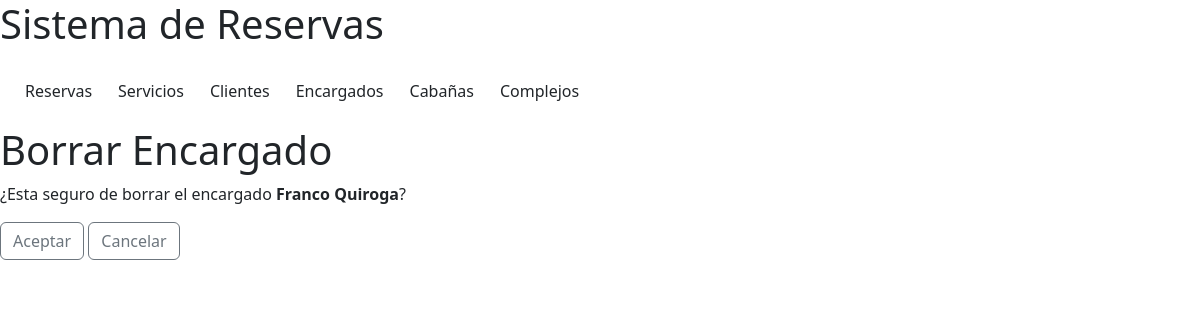
Page /encargados/encargadoBorrar/1/ on the earlier database version.
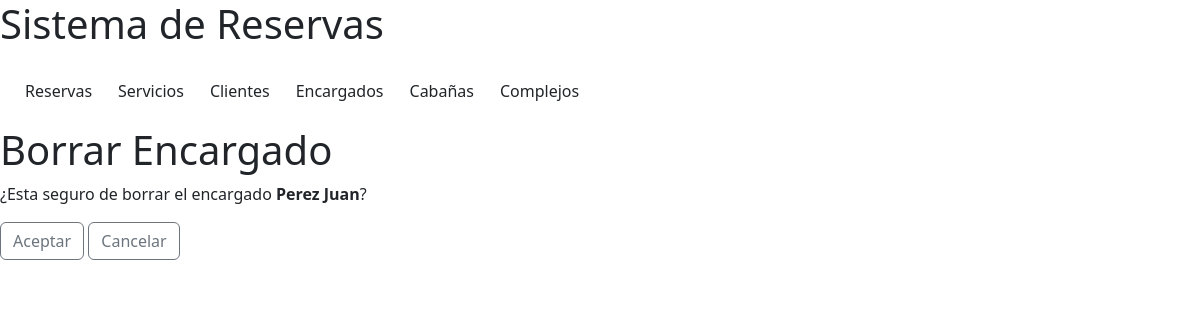
Same page on the later database version.
### reservas/models.py (models this page shows, shortened)
class Encargado(models.Model):
    dni = models.IntegerField()
    apellido_nombre = models.CharField(max_length=100)
    telefono = models.CharField(max_length=30)
    email = models.CharField(max_length=50, default="user@gmail.com")

### reservas/views.py (the view)
# urls.py: path('encargados/encargadoBorrar/<int:pk>/', views.borrar_encargado.as_view(), name='borrar_encargado'),
class borrar_encargado(DeleteView):
    model = Encargado
    template_name = 'conf_borrar_encargado.html'
    success_url = reverse_lazy('lista_encargados')

### reservas/templates/conf_borrar_encargado.html (shortened to what this page needs)
{% include 'navbar.html' %}
{% load static %}
{% block content %}
<div class="detalle">
    <h1>Borrar Encargado</h1>
    <p>¿Esta seguro de borrar el encargado <b>{{ encargado.apellido_nombre}}</b>?</p>
    <form method="post">
        <div class="button-conteiner">
            <button type="submit" class="btn btn-outline-secondary">Aceptar</button>
            <a type="submit" class="btn btn-outline-secondary" href="/encargados/">Cancelar</a>
        </div>
    </form>
</div>
{% endblock %}

Differences in the rows shown:
changed Encargado: apellido_nombre "Franco Quiroga" → "Perez Juan"
